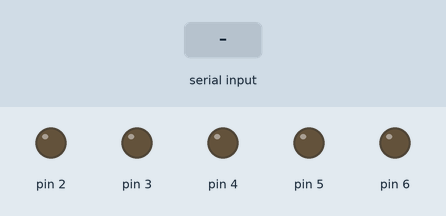
The sketch below on a simulated Arduino Uno, built with avr-gcc and run on an emulated ATmega328P. Parts: output pins drawn as LEDs (lit = HIGH). The inputs (shaded band) are chosen by the test bench.

Above: at 1.2 s.
1.3 s: "1" received over Serial
At 1.9 s:
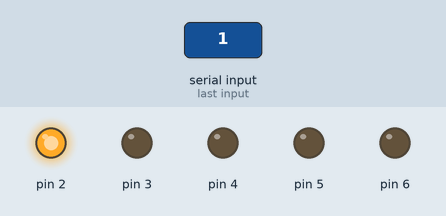
2.8 s: "3" received over Serial
At 3.1 s:
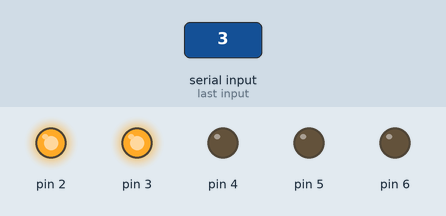
4.3 s: "2" received over Serial
At 5.4 s:
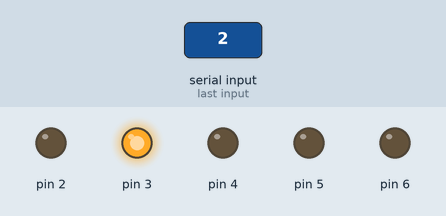
5.8 s: "5" received over Serial
At 6.6 s:
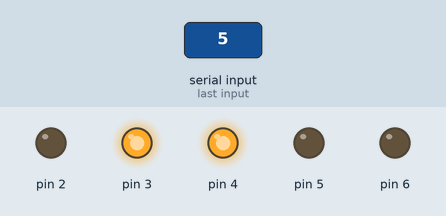
7.3 s: "4" received over Serial
At 7.7 s:
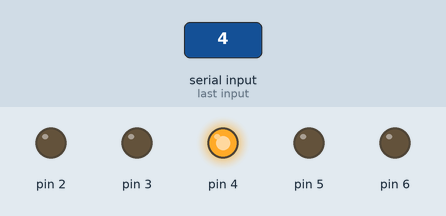
8.8 s: "7" received over Serial
At 10.1 s:
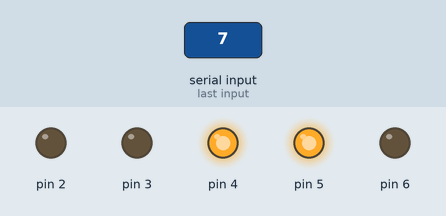
Timing chart, 0 to 11.3 s (numbered marks = the images above; inputs shaded):
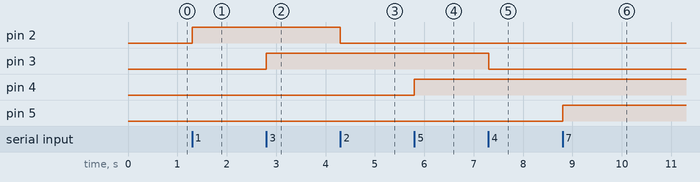

Measured:
- after the input at 1.3 s, pin 2: LOW → HIGH at once
- after the input at 2.8 s, pin 3: LOW → HIGH at once
- after the input at 4.3 s, pin 2: HIGH → LOW at once
- after the input at 5.8 s, pin 4: LOW → HIGH at once
- after the input at 7.3 s, pin 3: HIGH → LOW at once
- after the input at 8.8 s, pin 5: LOW → HIGH at once

The sketch:

lab6.ino
```cpp
void setup() {
  // put your setup code here, to run once:
  pinMode(2,OUTPUT);
  pinMode(3,OUTPUT);
  pinMode(4,OUTPUT);
  pinMode(5,OUTPUT);
  pinMode(6,OUTPUT);
  Serial.begin(9600);
}

void loop() {
  // put your main code here, to run repeatedly:
  char key;
  if(Serial.available()>0)
  key = Serial.read();
  switch(key){
    case '1':
      digitalWrite(2,HIGH);
      break;

    case '2':
      digitalWrite(2,LOW);
      break;

    case '3':
      digitalWrite(3,HIGH);
      break;

    case '4':
      digitalWrite(3,LOW);
      break;

    case '5':
      digitalWrite(4,HIGH);
      break;

    case '6':
      digitalWrite(4,LOW);
      break;

    case '7':
      digitalWrite(5,HIGH);
      break;

    case '8':
      digitalWrite(5,LOW);
      break;

    case '9':
      digitalWrite(6,HIGH);
      break;

    case 'a':
      digitalWrite(6,LOW);
      break;


  }
}
```
